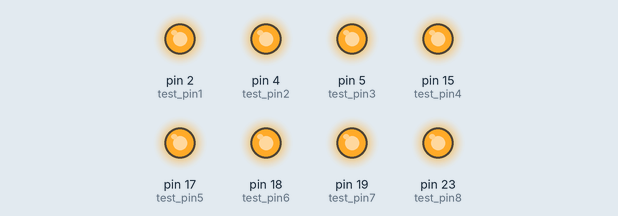
Bench run of a sketch on a simulated Arduino Mega 2560, built with avr-gcc and run on an emulated ATmega2560. Parts: output pins drawn as LEDs (lit = HIGH).

Above: at 0.2 s.
At 1.7 s:
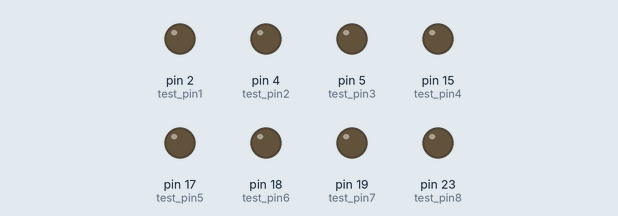
Timing chart, 0 to 3.0 s (numbered marks = the images above):
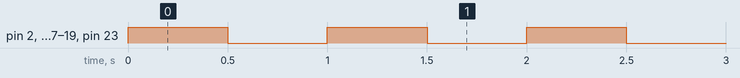

Measured:
- by itself, pin 2 (test_pin1), pin 4 (test_pin2), pin 5 (test_pin3), pin 15 (test_pin4), pin 17 (test_pin5), pin 18 (test_pin6), pin 19 (test_pin7), pin 23 (test_pin8): alternates HIGH for 0.50 s and LOW for 0.50 s

The sketch:

pintest_code.ino
```cpp
int test_pin1 = 2;
int test_pin2 = 4;
int test_pin3 = 5;
int test_pin4 = 15;
int test_pin5 = 17;
int test_pin6 = 18;
int test_pin7 = 19;
int test_pin8 = 23; // cannot work

void setup() {
  // put your setup code here, to run once:
pinMode(test_pin1, OUTPUT);
pinMode(test_pin2, OUTPUT);
pinMode(test_pin3, OUTPUT);
pinMode(test_pin4, OUTPUT);
pinMode(test_pin5, OUTPUT);
pinMode(test_pin6, OUTPUT);
pinMode(test_pin7, OUTPUT);
pinMode(test_pin8, OUTPUT);
}

void loop() {
  // put your main code here, to run repeatedly:
digitalWrite(test_pin1, HIGH);
digitalWrite(test_pin2, HIGH);
digitalWrite(test_pin3, HIGH);
digitalWrite(test_pin4, HIGH);
digitalWrite(test_pin5, HIGH);
digitalWrite(test_pin6, HIGH);
digitalWrite(test_pin7, HIGH);
digitalWrite(test_pin8, HIGH);

delay(500);

digitalWrite(test_pin1, LOW);
digitalWrite(test_pin2, LOW);
digitalWrite(test_pin3, LOW);
digitalWrite(test_pin4, LOW);
digitalWrite(test_pin5, LOW);
digitalWrite(test_pin6, LOW);
digitalWrite(test_pin7, LOW);
digitalWrite(test_pin8, LOW);

delay(500);
}
```
